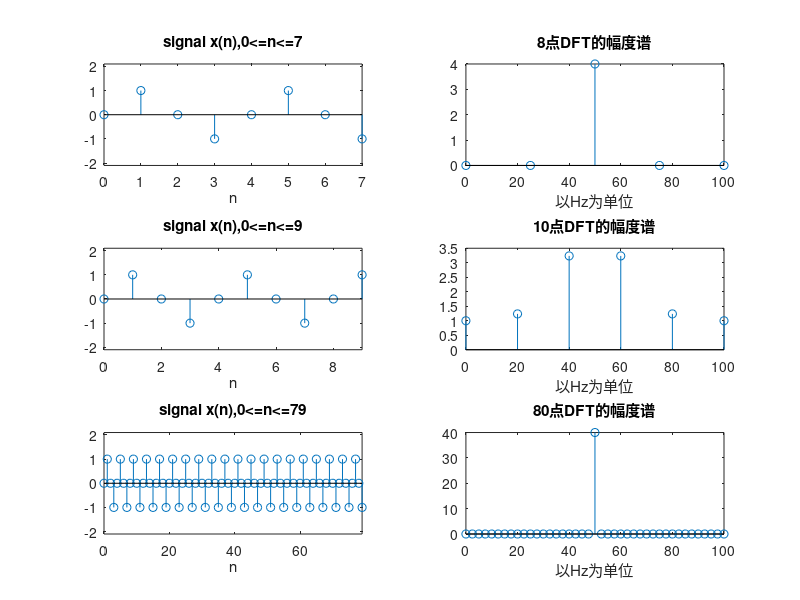

Recreate this plot in MATLAB.
clc;
clear;
clear all;

f0 = 50;
n1 = 0:7;
n2 = 0:9;
n3 = 0:79;
fs = 200;
x1 = sin(2*pi*f0*n1/fs);
x2 = sin(2*pi*f0*n2/fs);
x3 = sin(2*pi*f0*n3/fs);
subplot(321);
stem(n1,x1);
title('signal x(n),0<=n<=7');
xlabel('n');
axis([0,7,-2.1,2.1]);
subplot(323);
stem(n2,x2);
title('signal x(n),0<=n<=9');
xlabel('n');
axis([0,9,-2.1,2.1]);
subplot(325);
stem(n3,x3);
title('signal x(n),0<=n<=79');
xlabel('n');
axis([0,79,-2.1,2.1]);
N1 = 8;
Xk1 = fft(x1,N1);    %计算的是8点DFT
mag_Xk1 = abs(Xk1(1:N1/2+1));
k1 = 0:N1/2;
%w1 = k1*2*pi/N1;
f1 = k1*fs/N1;%以Hz为单位
subplot(322);
%stem(w1/pi,mag_Xk1,'Filled','MarkerSize',2,'LineWidth',1.5,'color','r');
stem(f1,mag_Xk1);
title('8点DFT的幅度谱');
xlabel('以Hz为单位');
N2 = 10;
Xk2 = fft(x2,N2);    %计算的是10点DFT
mag_Xk2 = abs(Xk2(1:N2/2+1));
k2 = 0:N2/2;
%w2 = k2*2*pi/N2;
f2 = k2*fs/N2;
subplot(324);
%stem(w2/pi,mag_Xk2,'Filled','MarkerSize',2,'LineWidth',1.5,'color','r');
stem(f2,mag_Xk2)
title('10点DFT的幅度谱');
xlabel('以Hz为单位');
N3 = 80;
Xk3 = fft(x3,N3);    %计算的是80点DFT
mag_Xk3 = abs(Xk3(1:N3/2+1));
k3 = 0:N3/2;
%w3 = k3*2*pi/N3;
f3 = k3*fs/N3;
subplot(326);
%stem(w3/pi,mag_Xk3,'Filled','MarkerSize',2,'LineWidth',1.5,'color','r');
stem(f3,mag_Xk3);
title('80点DFT的幅度谱');
xlabel('以Hz为单位');
